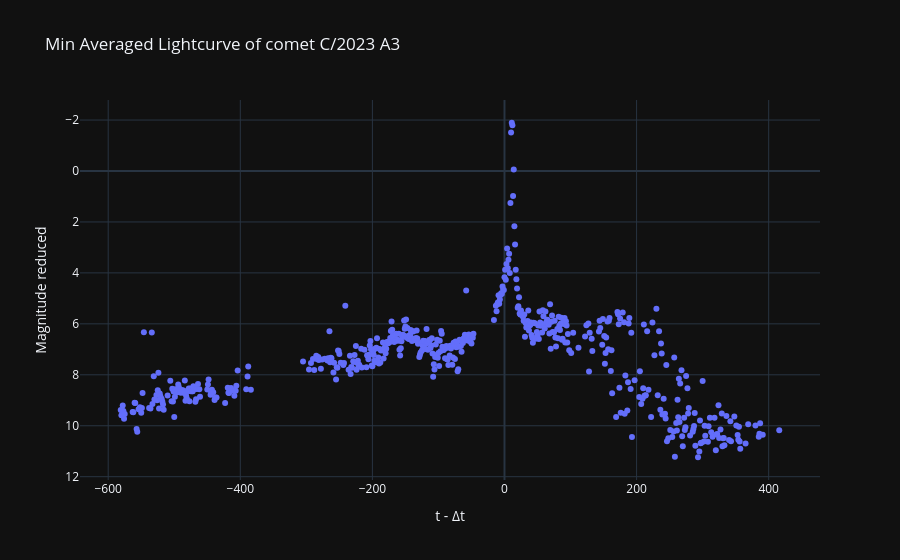

Write notebook code for a chart like this one.
### Code cell
# Gráfica de luz interna
labels = {'delta_t':'t - Δt','magnitud_reducida':'Magnitude reduced'}
fig = px.scatter(curva_de_luz_agrupada_min_v2_df, x='delta_t', y='magnitud_reducida', template= 'plotly_dark', labels= labels, title=f'Min Averaged Lightcurve of comet {nombre_cometa}')
fig.update_yaxes(autorange="reversed")
fig.show()

### Figure 1 — Plotly figure (JSON) as saved in the notebook; plotly's stock layout.template omitted (floating-point values rounded to 4 significant figures; data arrays with more than 128 entries replaced by an {"elided": "..."} marker saying what was removed)
{"data": [{"hovertemplate": "t - Δt=%{x}<br>Magnitude reduced=%{y}<extra></extra>", "legendgroup": "", "marker": {"color": "#636efa", "symbol": "circle"}, "mode": "markers", "name": "", "orientation": "v", "showlegend": false, "type": "scatter", "x": {"elided": "563 int values"}, "xaxis": "x", "y": {"elided": "563 float values"}, "yaxis": "y"}], "layout": {"legend": {"tracegroupgap": 0}, "title": {"text": "Min Averaged Lightcurve of comet C/2023 A3"}, "xaxis": {"anchor": "y", "domain": [0, 1], "title": {"text": "t - Δt"}}, "yaxis": {"anchor": "x", "autorange": "reversed", "domain": [0, 1], "title": {"text": "Magnitude reduced"}}}}
